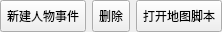
                     <widget class="QFrame" name="frame_4">
                      <property name="maximumSize">
                       <size>
                        <width>16777215</width>
                        <height>32</height>
                       </size>
                      </property>
                      <property name="frameShape">
                       <enum>QFrame::Shape::NoFrame</enum>
                      </property>
                      <property name="frameShadow">
                       <enum>QFrame::Shadow::Raised</enum>
                      </property>
                      <property name="lineWidth">
                       <number>0</number>
                      </property>
                      <layout class="QHBoxLayout" name="horizontalLayout">
                       <property name="leftMargin">
                        <number>0</number>
                       </property>
                       <property name="topMargin">
                        <number>0</number>
                       </property>
                       <property name="rightMargin">
                        <number>0</number>
                       </property>
                       <property name="bottomMargin">
                        <number>0</number>
                       </property>
                       <item>
                        <widget class="NewEventToolButton" name="newEventToolButton">
                         <property name="sizePolicy">
                          <sizepolicy hsizetype="Fixed" vsizetype="Expanding">
                           <horstretch>0</horstretch>
                           <verstretch>0</verstretch>
                          </sizepolicy>
                         </property>
                         <property name="toolTip">
                          <string>&lt;html&gt;&lt;head/&gt;&lt;body&gt;&lt;p&gt;在地图上添加一个新事件。&lt;/p&gt;&lt;/body&gt;&lt;/html&gt;</string>
                         </property>
                         <property name="text">
                          <string>新建人物事件</string>
                         </property>
                         <property name="icon">
                          <iconset resource="../resources/images.qrc">
                           <normaloff>:/icons/add.ico</normaloff>:/icons/add.ico</iconset>
                         </property>
                         <property name="toolButtonStyle">
                          <enum>Qt::ToolButtonStyle::ToolButtonTextBesideIcon</enum>
                         </property>
                        </widget>
                       </item>
                       <item>
                        <widget class="QToolButton" name="toolButton_deleteEvent">
                         <property name="sizePolicy">
                          <sizepolicy hsizetype="Fixed" vsizetype="Expanding">
                           <horstretch>0</horstretch>
                           <verstretch>0</verstretch>
                          </sizepolicy>
                         </property>
                         <property name="toolTip">
                          <string>&lt;html&gt;&lt;head/&gt;&lt;body&gt;&lt;p&gt;从地图中删除所选事件。&lt;/p&gt;&lt;/body&gt;&lt;/html&gt;</string>
                         </property>
                         <property name="text">
                          <string>删除</string>
                         </property>
                         <property name="icon">
                          <iconset resource="../resources/images.qrc">
                           <normaloff>:/icons/delete.ico</normaloff>:/icons/delete.ico</iconset>
                         </property>
                         <property name="toolButtonStyle">
                          <enum>Qt::ToolButtonStyle::ToolButtonTextBesideIcon</enum>
                         </property>
                         <property name="autoRaise">
                          <bool>false</bool>
                         </property>
                        </widget>
                       </item>
                       <item>
                        <spacer name="horizontalSpacer_3">
                         <property name="orientation">
                          <enum>Qt::Orientation::Horizontal</enum>
                         </property>
                         <property name="sizeHint" stdset="0">
                          <size>
                           <width>0</width>
                           <height>0</height>
                          </size>
                         </property>
                        </spacer>
                       </item>
                       <item>
                        <widget class="QToolButton" name="toolButton_Open_Scripts">
                         <property name="sizePolicy">
                          <sizepolicy hsizetype="Fixed" vsizetype="Expanding">
                           <horstretch>0</horstretch>
                           <verstretch>0</verstretch>
                          </sizepolicy>
                         </property>
                         <property name="text">
                          <string>打开地图脚本</string>
                         </property>
                         <property name="autoRaise">
                          <bool>false</bool>
                         </property>
                        </widget>
                       </item>
                      </layout>
                     </widget>
